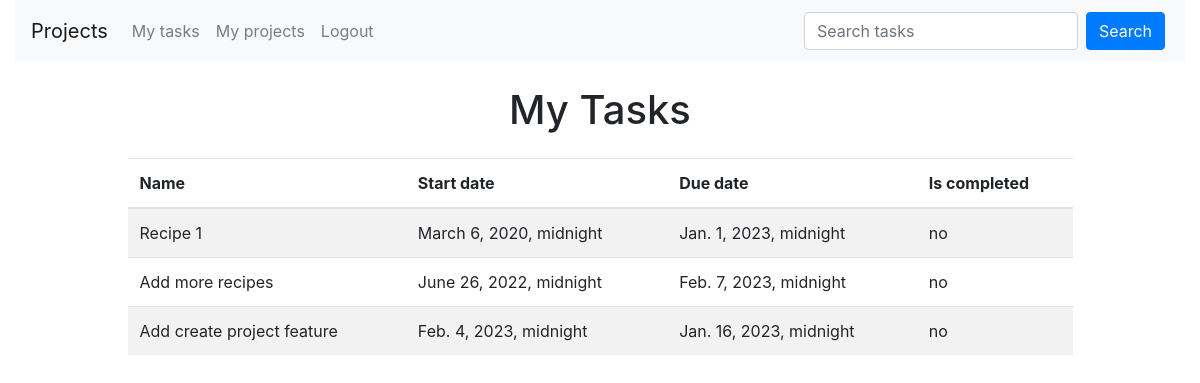
/tasks/mine/ (signed in), run on the app's committed database.
### tasks/models.py (models this page shows)
class Task(models.Model):
    name = models.CharField(max_length=200)
    start_date = models.DateTimeField()
    due_date = models.DateTimeField()
    is_completed = models.BooleanField(default=False)
    project = models.ForeignKey(
        Project,
        related_name="tasks",
        on_delete=models.CASCADE,
    )
    assignee = models.ForeignKey(
        settings.AUTH_USER_MODEL,
        related_name="tasks",
        on_delete=models.CASCADE,
        null=True,
    )

### tasks/views.py (the view)
# urls.py: path("mine/", show_my_tasks, name="show_my_tasks"),
@login_required
def show_my_tasks(request):
    tasks = Task.objects.filter(assignee=request.user)
    context = {"tasks": tasks}
    return render(request, "tasks/show_my_tasks.html", context)

### tasks/templates/tasks/show_my_tasks.html (shortened to what this page needs)
{% extends 'base.html' %}
{% block content %}
    <main>
        <div class="my-task-list">
            <h1 class="text-center my-4">My Tasks</h1>
            {% if tasks|length == 0 %}
                <p class="offset-md-1">You have no tasks</p>
            {% else %}
                <div class="col-10 mx-auto">
                    <table class="table table-striped">
                        <thead>
                            <tr>
                                <th>Name</th>
                                <th>Start date</th>
                                <th>Due date</th>
                                <th>Is completed</th>
                            </tr>
                        </thead>
                        <tbody>
                            {% for task in tasks %}
                                <tr>
                                    <td>{{ task.name }}</td>
                                    <td>{{ task.start_date }}</td>
                                    <td>{{ task.due_date }}</td>
                                    <td>{{ task.is_completed|yesno }}</td>
                                </tr>
                            {% endfor %}
                        </tbody>
                    </table>
                </div>
            {% endif %}
        </div>
    </main>
{% endblock content %}

### projects/templates/base.html (shortened to what this page needs)
{% load static %}
<!DOCTYPE html>
<html lang="en">
    <head>
        <link rel="stylesheet"
              href="https://cdn.jsdelivr.net/npm/bootstrap@4.6.2/dist/css/bootstrap.min.css"
>
        <link rel="stylesheet" href="{% static "css/app.css" %}">
    </head>
    <body class="container-fluid">
        <header>
            <nav class="navbar navbar-expand-lg navbar-light bg-light">
                <a class="navbar-brand" href="{% url 'list_projects' %}">Projects</a>
                {% if user.is_authenticated %}
                    <div class="collapse navbar-collapse" id="navbarSupportedContent">
                        <ul class="navbar-nav mr-auto">
                            <li class="nav-item">
                                <a href="{% url 'show_my_tasks' %}" class="nav-link">My tasks</a>
                            </li>
                            <li class="nav-item">
                                <a href="{% url 'list_projects' %}" class="nav-link">My projects</a>
                            </li>
                            <li class="nav-item">
                                <a href="{% url 'logout' %}" class="nav-link">Logout</a>
                            </li>
                        </ul>
                        <form method="post" action="{% url 'search_tasks' %}" class="form-inline">
                            <input type="search"
                                   placeholder="Search tasks"
                                   name="searched"
                                   class="form-control m-1">
                            <button type="submit" class="btn btn-primary m-1">Search</button>
                        </form>
                    </div>
                {% endif %}
            </nav>
        </header>
        {% block content %}
        {% endblock content %}
    </body>
</html>

### data on the page
Task: name "Recipe 1", start_date "March 6, 2020, midnight", due_date "Jan. 1, 2023, midnight", is_completed "no"
Task: name "Add more recipes", start_date "June 26, 2022, midnight", due_date "Feb. 7, 2023, midnight", is_completed "no"
Task: name "Add create project feature", start_date "Feb. 4, 2023, midnight", due_date "Jan. 16, 2023, midnight", is_completed "no"
